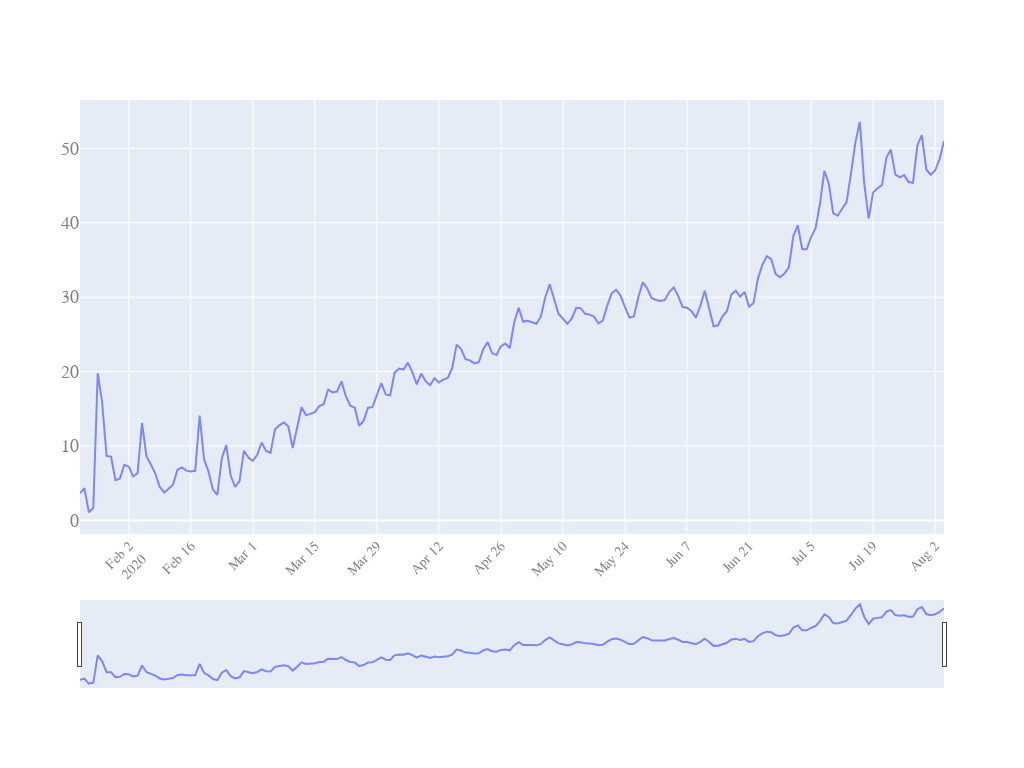

The code cell stored with this chart in its notebook:
### Code cell
quick_plot(df_analyse_DR.date,
           df_analyse_DR.iloc[40:,[8]],
           y_scale='linear',
           slider=True)

### Figure 1 — Plotly figure (JSON) as saved in the notebook; plotly's stock layout.template omitted (floating-point values rounded to 4 significant figures; data arrays with more than 128 entries replaced by an {"elided": "..."} marker saying what was removed)
{"data": [{"name": "India_DR", "opacity": 0.8, "type": "scatter", "x": {"elided": "236 str values"}, "y": {"elided": "196 float values"}}], "layout": {"autosize": true, "font": {"color": "#7f7f7f", "family": "PT Sans, monospace", "size": 18}, "height": 768, "width": 1024, "xaxis": {"nticks": 20, "rangeslider": {"visible": true}, "tickangle": -45, "tickfont": {"color": "#7f7f7f", "size": 14}}, "yaxis": {"type": "linear"}}}
